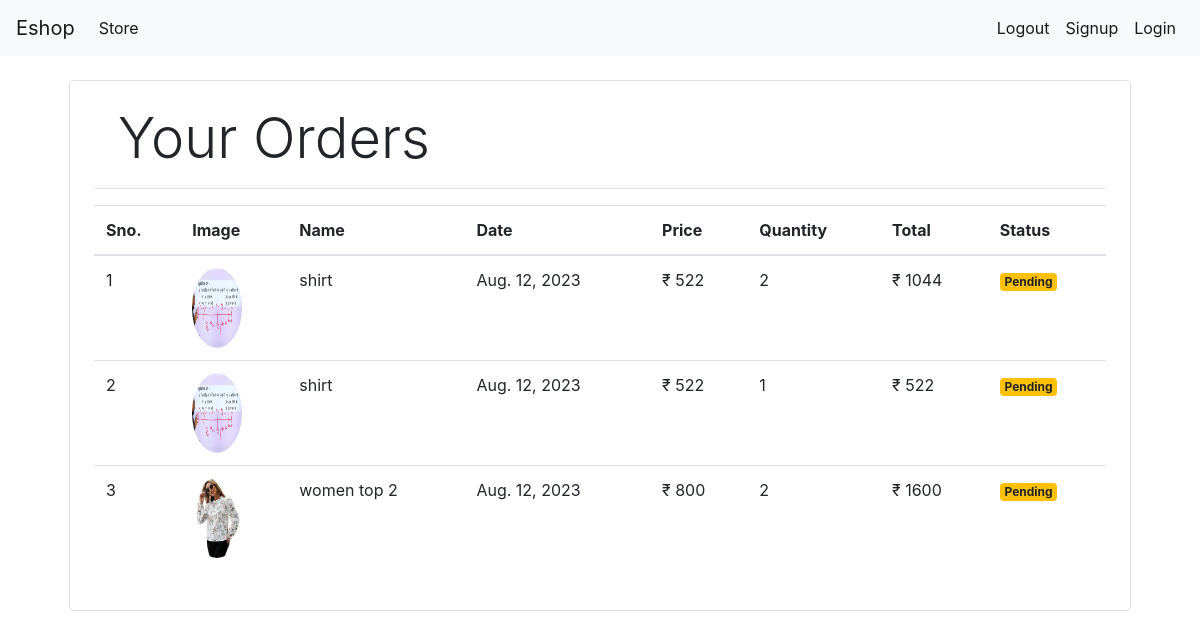
Screenshot of /orders (signed in) with the database file from the repository.
### store/models/orders.py (models this page shows, shortened)
class Orders(models.Model):
    product = models.ForeignKey( Product, on_delete=models.CASCADE)
    customer = models.ForeignKey( Customer, on_delete=models.CASCADE)
    quantity = models.IntegerField(default=1)
    price = models.IntegerField()
    address=models.CharField(max_length=100,blank=True)
    phone=models.CharField(max_length=10,blank=True)
    date=models.DateField(default=datetime.datetime.today)
    status=models.BooleanField(default=False)
    @staticmethod
    def get_product_by_customer(customer_id):
        return Orders.objects.filter(customer=customer_id).order_by('-date')

### store/models/product.py (models this page shows, shortened)
class Product(models.Model):
    category=models.ForeignKey(Category,on_delete=models.CASCADE,default=1)
    name=models.CharField(max_length=50)
    price=models.IntegerField(default=0)
    desctiption = models.CharField(max_length=500)
    image = models.ImageField(upload_to='uploads/products/')

### store/Views/orders.py (the view)
# urls.py: path('orders',OrderView.as_view(),name='orders')
class OrderView(View):
    @method_decorator(auth_middleware)
    def get (self,request):
        customer=request.session.get('customer')
        orders = Orders.get_product_by_customer(customer)
        return render (request,'orders.html',{'orders':orders})

### store/templatetags/currency_filter.py (called while the page is built)
@register.filter(name='currency')
def currency(number):
    return "₹  "+str(number)

@register.filter(name='multiply')
def multiply(number,number1):
    return number*number1

### store/templates/orders.html
{% extends 'base.html' %} {% block content %} {% load cart %} {% load currency_filter %}
<div class="container">
    <div class="border rounded p-4 m-4">
        <p class="display-4 ml-4">Your Orders</p>
        <hr>
        <table class="table">
            <thead>
                <tr>
                    <th>Sno.</th>
                    <th>Image</th>
                    <th>Name</th>
                    <th>Date</th>
                    <th>Price</th>
                    <th>Quantity</th>
                    <th>Total</th>
                    <th>Status</th>
                </tr>
            </thead>
            <tbody>
                {% for i in orders %}
                <tr>
                    <td>{{forloop.counter}}</td>
                    <td><img style="height: 80px; width: 50px;" class="rounded-circle" src="{{i.product.image.url}}" alt="..."></td>
                    <td>{{i.product.name}}</td>
                    <td>{{i.date}}</td>
                    <td>{{i.price|currency}}</td>
                    <td>{{i.quantity}}</td>
                    <td>{{i.quantity|multiply:i.price|currency}}</td>
                    {% if i.status %}
                    <td><small class="badge badge-success">Complited</small></td>
                    {% else %}
                    <td><small class="badge badge-warning">Pending</small></td>
                    {% endif %}
                </tr>
                {% endfor %}
            </tbody>
        </table>
    </div>
    </div {% endblock %}

### rows the page displays
Orders: product.image (picture), product.name "shirt", date "Aug. 12, 2023", price "₹ 522", quantity "2", quantity|multiply "₹ 1044", status "Pending"
Orders: product.image (picture), product.name "shirt", date "Aug. 12, 2023", price "₹ 522", quantity "1", quantity|multiply "₹ 522", status "Pending"
Orders: product.image (picture), product.name "women top 2", date "Aug. 12, 2023", price "₹ 800", quantity "2", quantity|multiply "₹ 1600", status "Pending"
